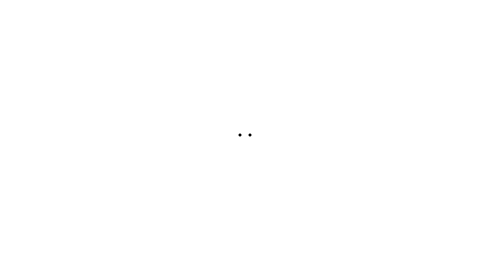
Frame 1 (no input)
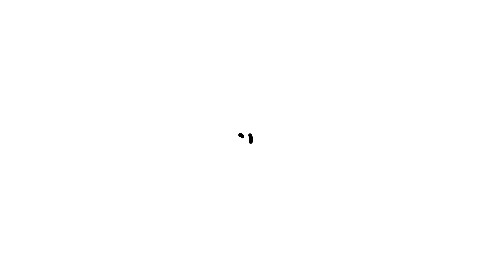
Frame 60 (the mouse pressed at the canvas centre just before this capture)
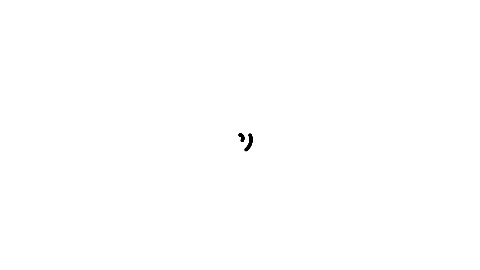
Frame 120 (the mouse held since frame 60 and released just before this capture)

The Processing sketch that drew these frames (run headless with seeded random() and noise(); from frame 60 on, the mouse is pressed at the canvas centre):

// Processing sketch: sketch_211213b_spiral
// ── sketch_211213b_spiral.pde
float r = 0;
float theta = 0;
float r2 = 10;
float theta2 = 0;

void setup() {
  size(480, 270);
  background(255);
}

void draw() {
  // Polar to Cartesian conversion
  float x = r * cos(theta);
  float y = r * sin(theta);
  float x2 = r2 * cos(theta2);
  float y2 = r2 * sin(theta2);
  
  float DIST = dist(x,y, x2,y2);

  // Draw an ellipse at x,y
  noStroke();
  fill(0);
  // Adjust for center of window
  ellipse(x+width/2, y+height/2, 3, 3); 
  ellipse(x2+width/2, y2+height/2, 3, 3); 

  println(DIST);
  // Increment the angle
  theta += 0.01;
  theta2 += 0.01;
  // Increment the radius
  r += 0.05;
  r2 += 0.05;
}
